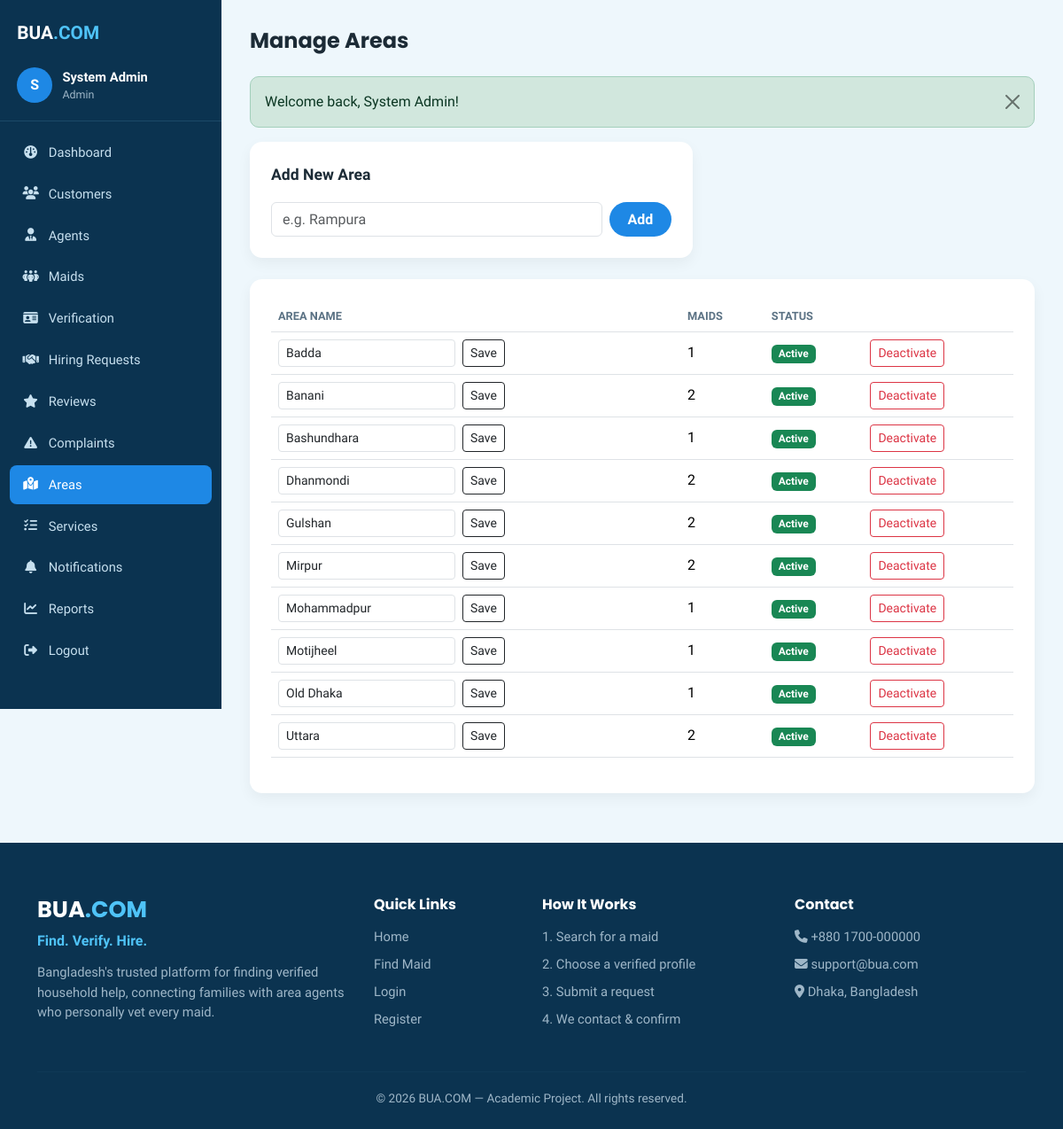
Page /admin/areas.php (signed in) on the committed database.
### tables this page shows
CREATE TABLE areas (
    id INT AUTO_INCREMENT PRIMARY KEY,
    area_name VARCHAR(100) NOT NULL UNIQUE,
    status ENUM('active','inactive') NOT NULL DEFAULT 'active',
    created_at TIMESTAMP DEFAULT CURRENT_TIMESTAMP
);

### config/functions.php (called while the page is built, shortened)
<?php
function clean(?string $value): string
{
    return htmlspecialchars(trim($value ?? ''), ENT_QUOTES, 'UTF-8');
}

### admin/areas.php (the view, shortened to what this page needs)
<?php
require_once __DIR__ . '/../config/functions.php';
$db = Database::getConnection();
$areas = $db->query('
    SELECT a.*, (SELECT COUNT(*) FROM maids m WHERE m.area_id = a.id) AS maid_count
    FROM areas a ORDER BY a.area_name
')->fetchAll();
include __DIR__ . '/../includes/header.php';
?>
<div class="dashboard-wrapper">
    <?php include __DIR__ . '/../includes/sidebar.php'; ?>
    <main class="dashboard-main">
        <div class="dashboard-topbar"><h1>Manage Areas</h1></div>
        <?php include __DIR__ . '/../includes/alerts.php'; ?>
        <div class="panel" style="max-width:500px;">
            <div class="panel-title">Add New Area</div>
            <form method="post" class="d-flex gap-2">
                <input type="text" name="area_name" class="form-control" placeholder="e.g. Rampura" required>
                <button type="submit" class="btn btn-brand">Add</button>
            </form>
        </div>
        <div class="panel">
            <div class="table-responsive">
                <table class="table">
                    <thead><tr><th>Area Name</th><th>Maids</th><th>Status</th><th></th></tr></thead>
                    <tbody>
                    <?php foreach ($areas as $a): ?>
                        <tr>
                            <td>
                                <form method="post" class="d-flex gap-2 align-items-center">
                                    <input type="text" name="area_name" class="form-control form-control-sm" value="<?= clean($a['area_name']) ?>" style="max-width:200px;">
                                    <button type="submit" class="btn btn-sm btn-outline-dark">Save</button>
                                </form>
                            </td>
                            <td><?= (int) $a['maid_count'] ?></td>
                            <td><span class="badge <?= $a['status']==='active'?'bg-success':'bg-secondary' ?>"><?= ucfirst($a['status']) ?></span></td>
                            <td>
                                <form method="post" class="d-inline">
                                    <?php if ($a['status'] === 'active'): ?>
                                        <button class="btn btn-sm btn-outline-danger">Deactivate</button>
                                    <?php else: ?>
                                        <input type="hidden" name="new_status" value="active">
                                        <button class="btn btn-sm btn-outline-success">Activate</button>
                                    <?php endif; ?>
                                </form>
                            </td>
                        </tr>
                    <?php endforeach; ?>
                    </tbody>
                </table>
            </div>
        </div>
    </main>
</div>
<?php include __DIR__ . '/../includes/footer.php'; ?>

### assets/css/style.css (style rules this page uses)
:root { --bua-dark: #0b3350; --bua-dark-2: #124267; --bua-accent: #1e88e5; --bua-accent-2: #4fc3f7; --bua-cream: #eef7fc; --bua-tan: #cfe9f5; --bua-text-muted: #9fb7c8; --bua-success: #2f9e57; --bua-radius: 14px; }
* { box-sizing: border-box; }
body { font-family: 'Hind Siliguri', 'Poppins', sans-serif; background: var(--bua-cream); color: #1c2b36; }
h1, h2, h3, h4, h5, .brand-font { font-family: 'Poppins', sans-serif; font-weight: 700; }
.btn-brand { background: var(--bua-accent); color: #fff !important; border: none; font-weight: 600; border-radius: 30px; padding: .45rem 1.3rem; }
.dashboard-wrapper { display: flex; min-height: 100vh; background: #eef7fc; }
.dashboard-main { flex: 1; padding: 2rem; max-width: 100%; overflow-x: hidden; }
.dashboard-topbar { display: flex; justify-content: space-between; align-items: center; margin-bottom: 1.6rem; }
.dashboard-topbar h1 { font-size: 1.5rem; margin: 0; }
.panel { background: #fff; border-radius: var(--bua-radius); padding: 1.5rem; box-shadow: 0 6px 16px rgba(0,0,0,.05); margin-bottom: 1.5rem; }
.panel-title { font-weight: 700; font-size: 1.1rem; margin-bottom: 1.1rem; }
.table thead th { font-size: .8rem; text-transform: uppercase; color: #5b7284; border-bottom-width: 1px; }
.table td, .table th { vertical-align: middle; }

### rows in the picture
areas: area_name "Badda", maid_count "1", status "Active", shows "Deactivate"
areas: area_name "Banani", maid_count "2", status "Active", shows "Deactivate"
areas: area_name "Bashundhara", maid_count "1", status "Active", shows "Deactivate"
areas: area_name "Dhanmondi", maid_count "2", status "Active", shows "Deactivate"
areas: area_name "Gulshan", maid_count "2", status "Active", shows "Deactivate"
areas: area_name "Mirpur", maid_count "2", status "Active", shows "Deactivate"
areas: area_name "Mohammadpur", maid_count "1", status "Active", shows "Deactivate"
areas: area_name "Motijheel", maid_count "1", status "Active", shows "Deactivate"
areas: area_name "Old Dhaka", maid_count "1", status "Active", shows "Deactivate"
areas: area_name "Uttara", maid_count "2", status "Active", shows "Deactivate"

### other values in the picture
substr(currentUserName() ?? 'U', 0, 1) "S"
currentUserName() "System Admin"
$role "Admin"
$label "Dashboard Customers Agents Maids Verification Hiring Requests Reviews Complaints Areas Services Notifications Reports"
$f['message'] "Welcome back, System Admin!"
